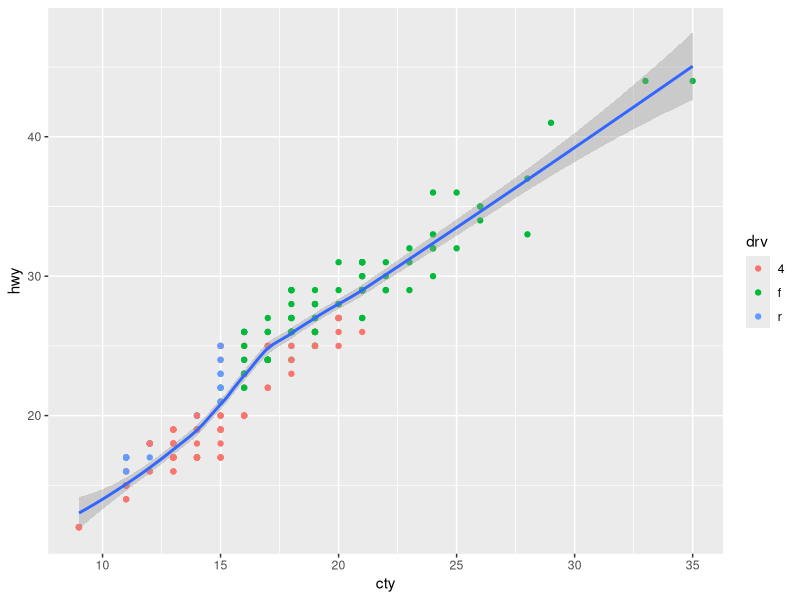

The R source for this figure:
## ---- chunk 1
knitr::opts_chunk$set(echo = TRUE)
## ---- chunk 2
library(ggplot2)

ggplot(mpg, aes(x = cty, y = hwy)) + geom_point(aes(color = drv)) + geom_smooth()
